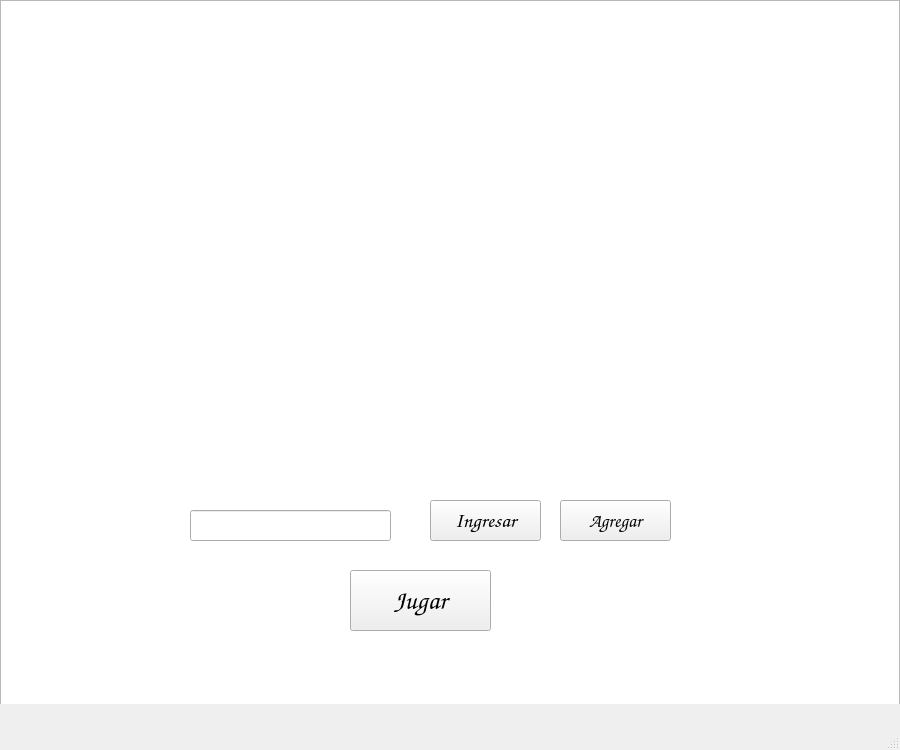
<?xml version="1.0" encoding="UTF-8"?>
<ui version="4.0">
 <class>MainWindow</class>
 <widget class="QMainWindow" name="MainWindow">
  <property name="geometry">
   <rect>
    <x>0</x>
    <y>0</y>
    <width>900</width>
    <height>750</height>
   </rect>
  </property>
  <property name="font">
   <font>
    <family>Comic Sans MS</family>
    <pointsize>24</pointsize>
    <bold>true</bold>
   </font>
  </property>
  <property name="windowTitle">
   <string>MainWindow</string>
  </property>
  <widget class="QWidget" name="centralwidget">
   <widget class="QLineEdit" name="entradaNombre">
    <property name="geometry">
     <rect>
      <x>190</x>
      <y>510</y>
      <width>201</width>
      <height>31</height>
     </rect>
    </property>
    <property name="font">
     <font>
      <family>Comic Sans MS</family>
      <pointsize>14</pointsize>
      <bold>false</bold>
     </font>
    </property>
   </widget>
   <widget class="QGraphicsView" name="graphicsView">
    <property name="geometry">
     <rect>
      <x>0</x>
      <y>0</y>
      <width>900</width>
      <height>720</height>
     </rect>
    </property>
   </widget>
   <widget class="QPushButton" name="botonAgregar">
    <property name="geometry">
     <rect>
      <x>560</x>
      <y>500</y>
      <width>111</width>
      <height>41</height>
     </rect>
    </property>
    <property name="font">
     <font>
      <family>Comic Sans MS</family>
      <pointsize>14</pointsize>
      <bold>true</bold>
     </font>
    </property>
    <property name="cursor">
     <cursorShape>PointingHandCursor</cursorShape>
    </property>
    <property name="text">
     <string>Agregar</string>
    </property>
   </widget>
   <widget class="QPushButton" name="botonJugar">
    <property name="geometry">
     <rect>
      <x>350</x>
      <y>570</y>
      <width>141</width>
      <height>61</height>
     </rect>
    </property>
    <property name="font">
     <font>
      <family>Comic Sans MS</family>
      <pointsize>20</pointsize>
      <bold>true</bold>
     </font>
    </property>
    <property name="cursor">
     <cursorShape>PointingHandCursor</cursorShape>
    </property>
    <property name="text">
     <string>Jugar</string>
    </property>
    <property name="autoRepeat">
     <bool>false</bool>
    </property>
    <property name="autoExclusive">
     <bool>false</bool>
    </property>
    <property name="autoDefault">
     <bool>false</bool>
    </property>
    <property name="default">
     <bool>false</bool>
    </property>
    <property name="flat">
     <bool>false</bool>
    </property>
   </widget>
   <widget class="QPushButton" name="botonIngresar">
    <property name="geometry">
     <rect>
      <x>430</x>
      <y>500</y>
      <width>111</width>
      <height>41</height>
     </rect>
    </property>
    <property name="font">
     <font>
      <family>Comic Sans MS</family>
      <pointsize>16</pointsize>
      <bold>true</bold>
     </font>
    </property>
    <property name="cursor">
     <cursorShape>PointingHandCursor</cursorShape>
    </property>
    <property name="text">
     <string>Ingresar</string>
    </property>
   </widget>
   <zorder>graphicsView</zorder>
   <zorder>entradaNombre</zorder>
   <zorder>botonAgregar</zorder>
   <zorder>botonJugar</zorder>
   <zorder>botonIngresar</zorder>
  </widget>
  <widget class="QStatusBar" name="statusbar"/>
 </widget>
 <resources/>
 <connections/>
</ui>
